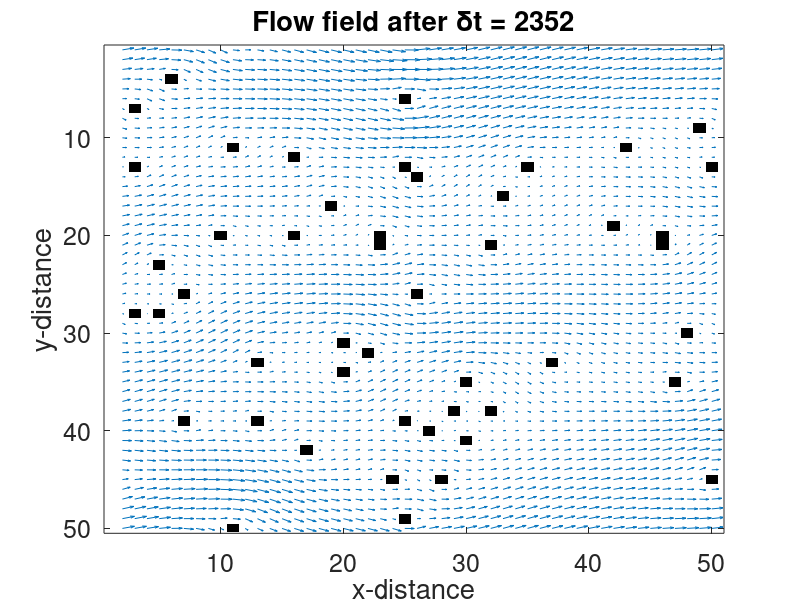

Write the MATLAB code that produced this figure.
% 2D Lattice Boltzmann (BGK) model of a fluid. By Ian Haslam.
%  c4  c3   c2  D2Q9 model. At each timestep, particle densities propagate
%    \  |  /    outwards in the directions indicated in the figure. An
%  c5 -c9 - c1  equivalent 'equilibrium' density is found, and the densities
%    /  |  \    relax towards that state, in a proportion governed by omega.
%  c6  c7   c8  Iain Haslam, March 2006.
% Comments added by GT, April 2007
% Edited by Cole Pazar, April 2016, for playing around with 2D models
%% initialize code
% constants
font = 18;
omega=1.0;           % = 1/tau where tau=relaxation time scale
factor = 10;         % factor to skew the density
density=factor*1.0;  % initial density
% this sneakily incorporates the factor of of 3 that shows up in the
% equilibrium distributions, so c_squ actually equals c^2/3.
c_squ=1/3;  
% these are the weights for equilibrium distribution
t1=4/9;   % Rest particle
t2=1/9;   % "Straight" directions
t3=1/36;  % Diagonal directions
% lattice size:
size = 50; nx=size; ny=size;
% set up matrix:
matrix_length = 9;
F=repmat(density/matrix_length,[nx ny matrix_length]); FEQ=F; 
msize=nx*ny;
CI=(0:msize:msize*matrix_length);
% set up flow domain
% initial fluid flow is in the positive x direction, flowing from left to
% right, which can be seen by setting the space to zero:
space = 0.02;   % very minimal obstructions = 0.01, max debris = 0.5
gaps = 1-space; % = a number between 0.5?0.99 for varying porosities
BOUND=rand(nx,ny)>gaps; % porous (depending on gaps) random domain
ON=find(BOUND); % matrix offset of each Occupied Node
TO_REFLECT=[ON+CI(1) ON+CI(2) ON+CI(3) ON+CI(4) ...
            ON+CI(5) ON+CI(6) ON+CI(7) ON+CI(8)];
REFLECTED= [ON+CI(5) ON+CI(6) ON+CI(7) ON+CI(8) ...
            ON+CI(1) ON+CI(2) ON+CI(3) ON+CI(4)];
% Set up initial flow velocities
avu=2.0;         % Average x-directed velocity
prevavu=2.0;     % Previous "
ts=0;            % Time-step counter
deltaU=1e-8;     % Velocity added to first row (left side)
numactivenodes=sum(sum(1-BOUND));

%% run the main loop, stopping at equilibrium or 4000 time steps:
while (ts<4000 && 1e-10<abs((prevavu-avu)/avu)) || ts<100
    
    % Propagate (be careful about directions here ...)
    F(:,:,4)=F([2:nx 1],[ny 1:ny-1],4);     % up and right
    F(:,:,3)=F(:,[ny 1:ny-1],3);            % right
    F(:,:,2)=F([nx 1:nx-1],[ny 1:ny-1],2);  % down and right
    F(:,:,5)=F([2:nx 1],:,5);               % up
    F(:,:,1)=F([nx 1:nx-1],:,1);            % propagate down
    F(:,:,6)=F([2:nx 1],[2:ny 1],6);        % up and left
    F(:,:,7)=F(:,[2:ny 1],7);               % left
    F(:,:,8)=F([nx 1:nx-1],[2:ny 1],8);     % down and left
    
    BOUNCEDBACK=F(TO_REFLECT); % densities bouncing back at next timestep
    
    % calculate local densities as the sum of all velocity components
    DENSITY=sum(F,3);
    
    % calculate velocities:
    % sum of "rightward" minus sum of "leftward"
    UX=(sum(F(:,:,[1 2 8]),3)-sum(F(:,:,[4 5 6]),3))./DENSITY; 
    % sum of "upward" minus sum of "downward"
    UY=(sum(F(:,:,[2 3 4]),3)-sum(F(:,:,[6 7 8]),3))./DENSITY;
    
    % apply boundary conditions:
    UX(1,1:ny)=UX(1,1:ny)+deltaU; % increase inlet pressure
    UX(ON)=0; UY(ON)=0; DENSITY(ON)=0;
    U_SQU=UX.^2+UY.^2; U_C2=UX+UY; U_C4=-UX+UY; U_C6=-U_C2; U_C8=-U_C4;
    
    % calculate equilibrium distribution: stationary
    FEQ(:,:,9)=t1*DENSITY.*(1-U_SQU/(2*c_squ));
    % nearest-neighbours
    FEQ(:,:,1)=t2*DENSITY.*(1+UX/c_squ+0.5*(UX/c_squ).^2-U_SQU/(2*c_squ));
    FEQ(:,:,3)=t2*DENSITY.*(1+UY/c_squ+0.5*(UY/c_squ).^2-U_SQU/(2*c_squ));
    FEQ(:,:,5)=t2*DENSITY.*(1-UX/c_squ+0.5*(UX/c_squ).^2-U_SQU/(2*c_squ));
    FEQ(:,:,7)=t2*DENSITY.*(1-UY/c_squ+0.5*(UY/c_squ).^2-U_SQU/(2*c_squ));
    % next-nearest neighbours
    FEQ(:,:,2)=t3*DENSITY.*(1+U_C2/c_squ+0.5*(U_C2/c_squ).^2-U_SQU/(2*c_squ));
    FEQ(:,:,4)=t3*DENSITY.*(1+U_C4/c_squ+0.5*(U_C4/c_squ).^2-U_SQU/(2*c_squ));
    FEQ(:,:,6)=t3*DENSITY.*(1+U_C6/c_squ+0.5*(U_C6/c_squ).^2-U_SQU/(2*c_squ));
    FEQ(:,:,8)=t3*DENSITY.*(1+U_C8/c_squ+0.5*(U_C8/c_squ).^2-U_SQU/(2*c_squ));
    
    % compute new particle velocities
    F=omega*FEQ+(1-omega)*F;
    
    % bounce-back from boundaries
    F(REFLECTED)=BOUNCEDBACK;
    
    % update time step and check for equilibrium
    prevavu=avu;avu=sum(sum(UX))/numactivenodes; ts=ts+1;
end
%% finalize plotting
figure(1);clf;colormap(gray(2));image(2-BOUND');hold on;
quiver(2:nx,1:ny,UX(2:nx,:)',UY(2:nx,:)');
title(['Flow field after \deltat = ',num2str(ts)],'fontsize',font);
xlabel('x-distance','fontsize',font);
ylabel('y-distance','fontsize',font);
set(gca,'fontsize',font)
% end of code
